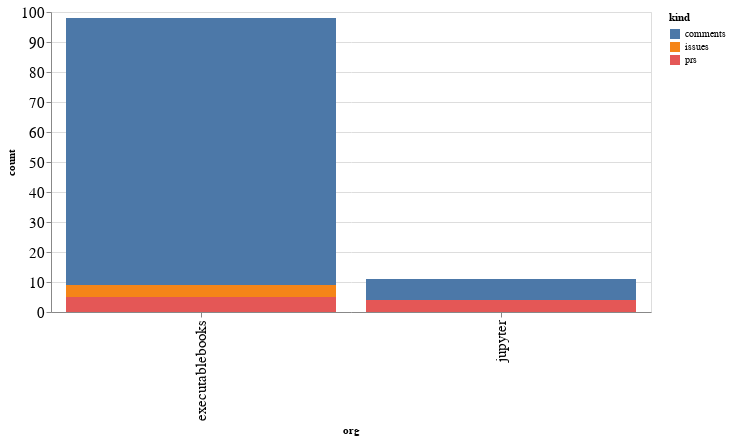

Notebook code cell kept with this figure:
### Code cell
alt.Chart(org_summaries, width=600).mark_bar().encode(
    x='org',
    y='count',
    color='kind',
    tooltip="org"
)

### Figure 1 — Vega-Lite specification as saved in the notebook (floating-point values rounded to 4 significant figures)
{"config": {"axisLeft": {"labelFontSize": 15}, "axisBottom": {"labelFontSize": 15}}, "data": {"name": "data-99019148801a04877a782bbe8e58c2a5"}, "mark": "bar", "encoding": {"color": {"type": "nominal", "field": "kind"}, "tooltip": {"type": "nominal", "field": "org"}, "x": {"type": "nominal", "field": "org"}, "y": {"type": "quantitative", "field": "count"}}, "width": 600, "$schema": "https://vega.github.io/schema/vega-lite/v4.8.1.json", "datasets": {"data-99019148801a04877a782bbe8e58c2a5": [{"org": "executablebooks", "kind": "comments", "count": 89}, {"org": "executablebooks", "kind": "issues", "count": 4}, {"org": "executablebooks", "kind": "prs", "count": 5}, {"org": "jupyter", "kind": "comments", "count": 7}, {"org": "jupyter", "kind": "prs", "count": 4}]}}
